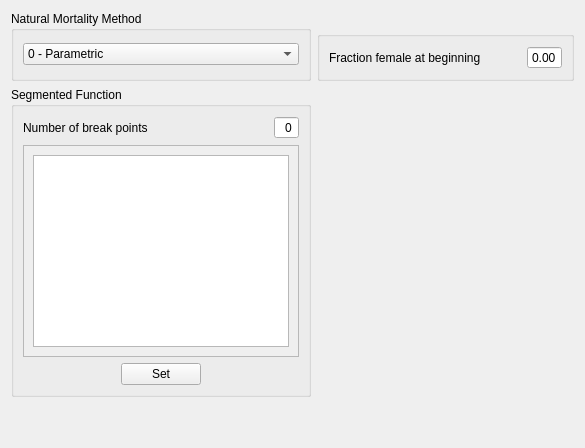
     <widget class="QWidget" name="tab_mortality">
      <attribute name="title">
       <string>Natrural Mortality</string>
      </attribute>
      <layout class="QGridLayout" name="gridLayout">
       <item row="1" column="1">
        <widget class="QGroupBox" name="groupBox_3">
         <property name="title">
          <string/>
         </property>
         <layout class="QHBoxLayout" name="horizontalLayout_3">
          <item>
           <widget class="QLabel" name="label_3">
            <property name="text">
             <string>Fraction female at beginning</string>
            </property>
           </widget>
          </item>
          <item>
           <spacer name="horizontalSpacer_4">
            <property name="orientation">
             <enum>Qt::Horizontal</enum>
            </property>
            <property name="sizeHint" stdset="0">
             <size>
              <width>40</width>
              <height>20</height>
             </size>
            </property>
           </spacer>
          </item>
          <item>
           <widget class="QDoubleSpinBox" name="doubleSpinBox_fraction_female">
            <property name="alignment">
             <set>Qt::AlignRight|Qt::AlignTrailing|Qt::AlignVCenter</set>
            </property>
            <property name="buttonSymbols">
             <enum>QAbstractSpinBox::NoButtons</enum>
            </property>
            <property name="suffix">
             <string/>
            </property>
            <property name="maximum">
             <double>1.000000000000000</double>
            </property>
            <property name="singleStep">
             <double>0.100000000000000</double>
            </property>
           </widget>
          </item>
         </layout>
        </widget>
       </item>
       <item row="2" column="0">
        <widget class="QGroupBox" name="groupBox">
         <property name="title">
          <string>Segmented Function</string>
         </property>
         <layout class="QVBoxLayout" name="verticalLayout_2">
          <item>
           <layout class="QHBoxLayout" name="horizontalLayout_2">
            <item>
             <widget class="QLabel" name="label_2">
              <property name="text">
               <string>Number of break points</string>
              </property>
             </widget>
            </item>
            <item>
             <spacer name="horizontalSpacer_5">
              <property name="orientation">
               <enum>Qt::Horizontal</enum>
              </property>
              <property name="sizeHint" stdset="0">
               <size>
                <width>40</width>
                <height>20</height>
               </size>
              </property>
             </spacer>
            </item>
            <item>
             <widget class="QSpinBox" name="spinBox_break_points">
              <property name="alignment">
               <set>Qt::AlignRight|Qt::AlignTrailing|Qt::AlignVCenter</set>
              </property>
              <property name="buttonSymbols">
               <enum>QAbstractSpinBox::NoButtons</enum>
              </property>
             </widget>
            </item>
           </layout>
          </item>
          <item>
           <widget class="QScrollArea" name="scrollArea">
            <property name="widgetResizable">
             <bool>true</bool>
            </property>
            <widget class="QWidget" name="scrollAreaWidgetContents">
             <property name="geometry">
              <rect>
               <x>0</x>
               <y>0</y>
               <width>309</width>
               <height>176</height>
              </rect>
             </property>
             <layout class="QHBoxLayout" name="horizontalLayout_11">
              <item>
               <widget class="QTableWidget" name="tableWidget"/>
              </item>
             </layout>
            </widget>
           </widget>
          </item>
          <item>
           <layout class="QHBoxLayout" name="horizontalLayout">
            <item>
             <spacer name="horizontalSpacer">
              <property name="orientation">
               <enum>Qt::Horizontal</enum>
              </property>
              <property name="sizeHint" stdset="0">
               <size>
                <width>40</width>
                <height>20</height>
               </size>
              </property>
             </spacer>
            </item>
            <item>
             <widget class="QPushButton" name="pushButton_set_segmented">
              <property name="text">
               <string>Set</string>
              </property>
             </widget>
            </item>
            <item>
             <spacer name="horizontalSpacer_2">
              <property name="orientation">
               <enum>Qt::Horizontal</enum>
              </property>
              <property name="sizeHint" stdset="0">
               <size>
                <width>40</width>
                <height>20</height>
               </size>
              </property>
             </spacer>
            </item>
           </layout>
          </item>
         </layout>
        </widget>
       </item>
       <item row="0" column="1">
        <widget class="QLabel" name="label">
         <property name="text">
          <string/>
         </property>
        </widget>
       </item>
       <item row="2" column="1">
        <spacer name="horizontalSpacer_3">
         <property name="orientation">
          <enum>Qt::Horizontal</enum>
         </property>
         <property name="sizeHint" stdset="0">
          <size>
           <width>40</width>
           <height>20</height>
          </size>
         </property>
        </spacer>
       </item>
       <item row="3" column="0">
        <spacer name="verticalSpacer">
         <property name="orientation">
          <enum>Qt::Vertical</enum>
         </property>
         <property name="sizeType">
          <enum>QSizePolicy::Minimum</enum>
         </property>
         <property name="sizeHint" stdset="0">
          <size>
           <width>20</width>
           <height>40</height>
          </size>
         </property>
        </spacer>
       </item>
       <item row="0" column="0" rowspan="2">
        <widget class="QGroupBox" name="groupBox_2">
         <property name="title">
          <string>Natural Mortality Method</string>
         </property>
         <layout class="QVBoxLayout" name="verticalLayout_3">
          <item>
           <widget class="QComboBox" name="comboBox_mortality_method">
            <item>
             <property name="text">
              <string>0 - Parametric</string>
             </property>
            </item>
            <item>
             <property name="text">
              <string>1 - N_breakpoints</string>
             </property>
            </item>
            <item>
             <property name="text">
              <string>2 - Lorenzen</string>
             </property>
            </item>
            <item>
             <property name="text">
              <string>3 - Age specific</string>
             </property>
            </item>
            <item>
             <property name="text">
              <string>4 - Age specific with seasons interpolated</string>
             </property>
            </item>
           </widget>
          </item>
         </layout>
        </widget>
       </item>
      </layout>
     </widget>
